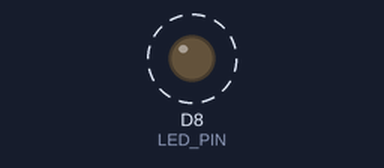
Bench run of a sketch on a simulated ESP8266 (NodeMCU). On the bench: output pins drawn as LEDs (lit = HIGH). Dashed ring = blinking. What the sketch prints to the serial monitor is not drawn.

Above: at 2.2 s.
Timing chart, 0 to 5.0 s (numbered marks = the images above):
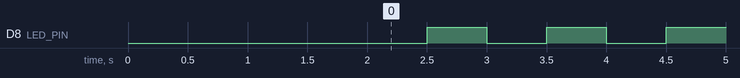

Measured:
- by itself, D8 (LED_PIN): alternates HIGH for 0.50 s and LOW for 0.50 s

The sketch:

06_led.ino
```cpp
// Test 6: status LED
// Blinks the LED once a second.
// Wiring: 3V3 -> 1 kOhm -> LED long leg, LED short leg -> D8.
// The LED lights when D8 is LOW, because current flows from 3V3 into the pin.

const int LED_PIN = D8;

void setup() {
  Serial.begin(115200);
  delay(2000);
  Serial.println("Test 6: LED blink");
  pinMode(LED_PIN, OUTPUT);
  digitalWrite(LED_PIN, HIGH);  // off
}

void loop() {
  digitalWrite(LED_PIN, LOW);   // on
  Serial.println("LED on");
  delay(500);
  digitalWrite(LED_PIN, HIGH);  // off
  Serial.println("LED off");
  delay(500);
}
```
